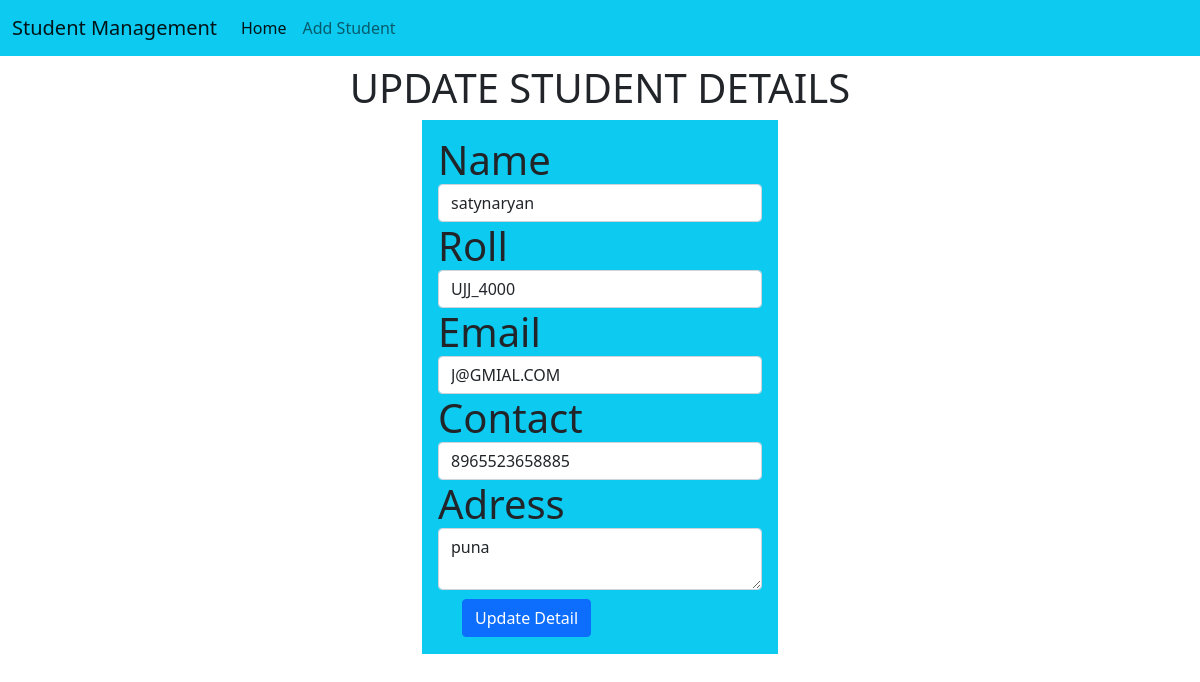
/update/14, run on the app's committed database.
### std/models.py (models this page shows, shortened)
class Student(models.Model):
     m_roll=models.CharField(max_length=150,null=False)
     m_name=models.CharField(max_length=150)
     m_email=models.CharField(max_length=150)
     m_adress=models.CharField(max_length=150)
     m_phone=models.CharField(max_length=150)

### std/views.py (the view)
# urls.py: path('update/<id>',views.updateData,name="updateData"),
def updateData(request,id):
    edit=Student.objects.get(id=id)
    return render(request,'update.html',{'edit':edit})

### std/Templates/update.html (shortened to what this page needs)
{% extends 'base.html'%}
{% block main_content %}
<h1 class="text-center my-2"> UPDATE STUDENT DETAILS<h1>
  <div class="container">
       <div class="row">
          <div class="col-md-4 offset-md-4">
            <div class="cards bg-info">
              <div class="card-body">
                <form action="/do-update/{{edit.id}}" method="post">
                    <div class="md-3 ">
                       <label for="Name">Name </label>
                       <input type="text" id="name" class="form-control" name='name' placeholder="Enter Your Name" require value={{edit.m_name}}>
                     </div>
                   <div class="md-3 ">
                       <label for="roll">Roll</label>
                       <input type="text" id="roll" class="form-control" name='roll' placeholder='Enter Your roll' require value={{edit.m_roll}}>
                   </div>
                   <div class="md-3 ">
                       <label for="email">Email </label>
                       <input type="text" id="email" class="form-control" name='email' placeholder ="Enter Your Email" require value={{edit.m_email}}>
                   </div>
                   <div class="md-3">
                       <label for="contact">Contact </label>
                       <input id="contact" class="form-control" name='contact' placeholder="Enter Your Contact Number " require value={{edit.m_phone}}>
                   </div>
                  <div class="md-3">
                       <label for="adress">Adress </label>
                       <textarea name="adress" id="adress" row="5" class="form-control"  placeholder="Enter Your Adress " >{{edit.m_adress}}</textarea>
                   </div>
                   <div class="container">
                    <button  class="btn btn-primary">
                        Update Detail
                    </button>
                   </div>
                </form>
              </div>
            </div>
          </div>
       </div>
  </div>
{% endblock main_content %}

### data on the page
Student: name "satynaryan", roll "UJJ_4000", email "J@GMIAL.COM", contact "8965523658885", adress "puna"
